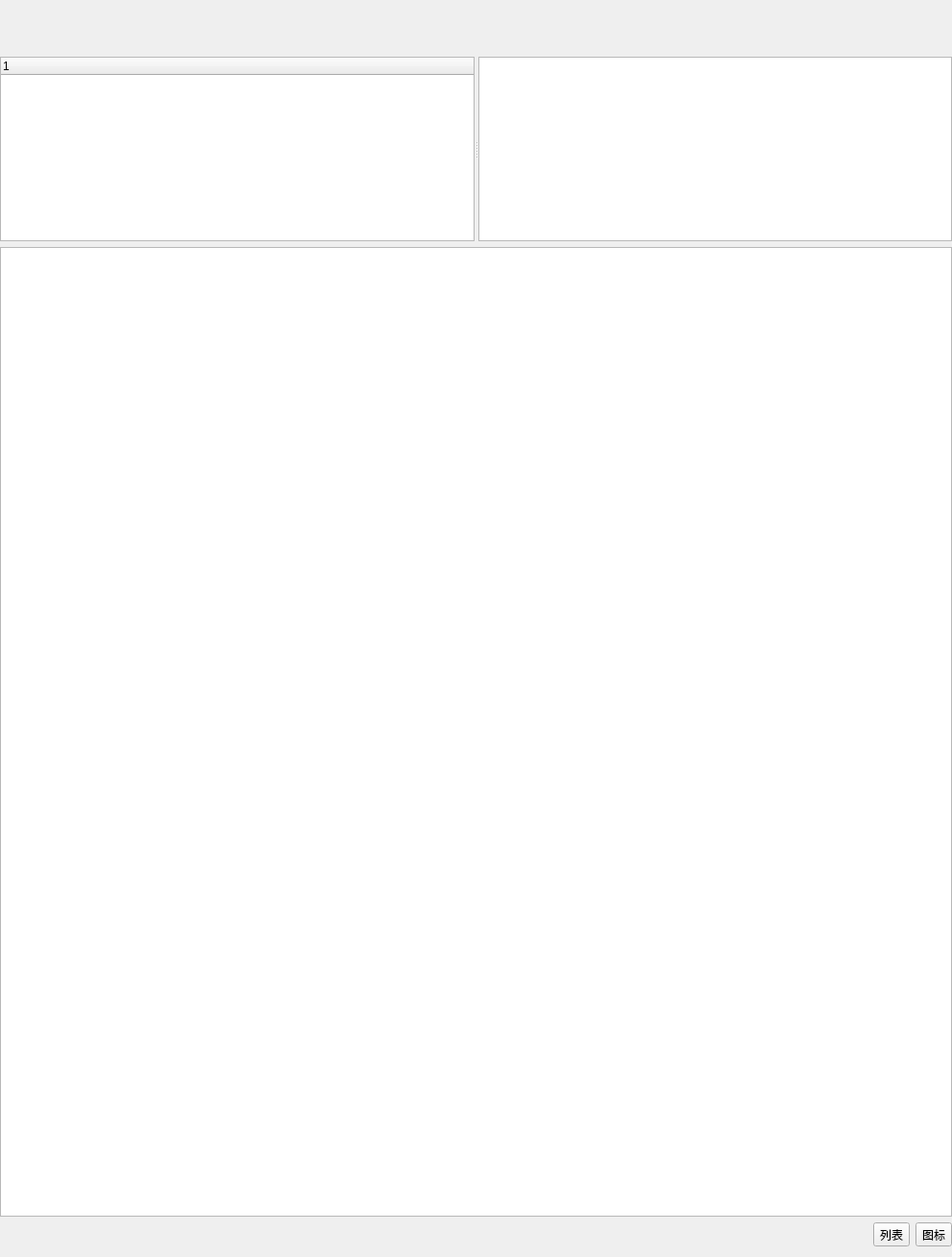
<?xml version="1.0" encoding="UTF-8"?>
<ui version="4.0">
 <class>Widget</class>
 <widget class="QWidget" name="Widget">
  <property name="geometry">
   <rect>
    <x>0</x>
    <y>0</y>
    <width>991</width>
    <height>1308</height>
   </rect>
  </property>
  <property name="windowTitle">
   <string>Widget</string>
  </property>
  <layout class="QGridLayout" name="gridLayout_2">
   <property name="leftMargin">
    <number>0</number>
   </property>
   <property name="rightMargin">
    <number>0</number>
   </property>
   <item row="0" column="0">
    <layout class="QGridLayout" name="gridLayout">
     <item row="0" column="0">
      <spacer name="horizontalSpacer_2">
       <property name="orientation">
        <enum>Qt::Horizontal</enum>
       </property>
       <property name="sizeHint" stdset="0">
        <size>
         <width>498</width>
         <height>28</height>
        </size>
       </property>
      </spacer>
     </item>
     <item row="1" column="0">
      <spacer name="horizontalSpacer_4">
       <property name="orientation">
        <enum>Qt::Horizontal</enum>
       </property>
       <property name="sizeHint" stdset="0">
        <size>
         <width>40</width>
         <height>20</height>
        </size>
       </property>
      </spacer>
     </item>
     <item row="2" column="0">
      <widget class="QSplitter" name="splitter">
       <property name="orientation">
        <enum>Qt::Horizontal</enum>
       </property>
       <widget class="QTreeWidget" name="treeWidget">
        <column>
         <property name="text">
          <string notr="true">1</string>
         </property>
        </column>
       </widget>
       <widget class="QListView" name="listView"/>
      </widget>
     </item>
     <item row="3" column="0">
      <widget class="QTableView" name="tableView">
       <property name="styleSheet">
        <string notr="true">
border-left-color: rgb(0, 0, 127);</string>
       </property>
      </widget>
     </item>
     <item row="4" column="0">
      <layout class="QGridLayout" name="gridLayout_3">
       <item row="0" column="0">
        <spacer name="horizontalSpacer">
         <property name="orientation">
          <enum>Qt::Horizontal</enum>
         </property>
         <property name="sizeHint" stdset="0">
          <size>
           <width>40</width>
           <height>20</height>
          </size>
         </property>
        </spacer>
       </item>
       <item row="0" column="1">
        <widget class="QToolButton" name="tbList">
         <property name="text">
          <string>列表</string>
         </property>
        </widget>
       </item>
       <item row="0" column="2">
        <widget class="QToolButton" name="tbIcon">
         <property name="text">
          <string>图标</string>
         </property>
        </widget>
       </item>
      </layout>
     </item>
    </layout>
   </item>
  </layout>
 </widget>
 <layoutdefault spacing="6" margin="11"/>
 <resources/>
 <connections/>
</ui>
